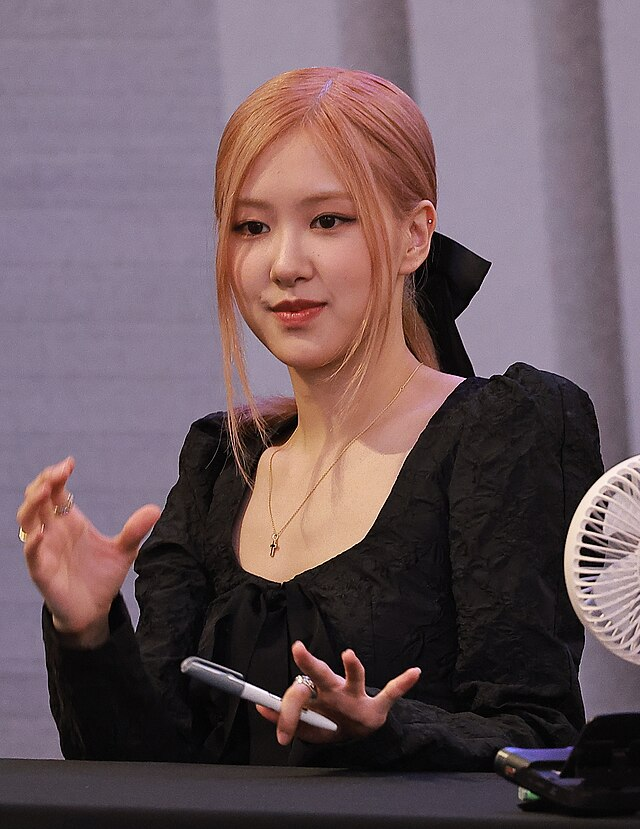
#> input picture FPC_Bai01/anh/sample.jpg, 640 x 829 px, found by its file name
$ python 5xoay_anh.py
#> lines starting #> are read from the running program, lines starting #| are printed output that depends on the picture
import cv2
import imutils

#Lệnh đọc ảnh: cv2.imread
anh_doc_tu_file = cv2.imread("anh\\sample.jpg")
#> anh_doc_tu_file is the input picture: shape (829, 640, 3); mean B, G, R 94, 88.8, 108


# Show ảnh:
cv2.imshow("Rose",anh_doc_tu_file)

#Xoay ảnh
anh_xoay = imutils.rotate(anh_doc_tu_file,90)
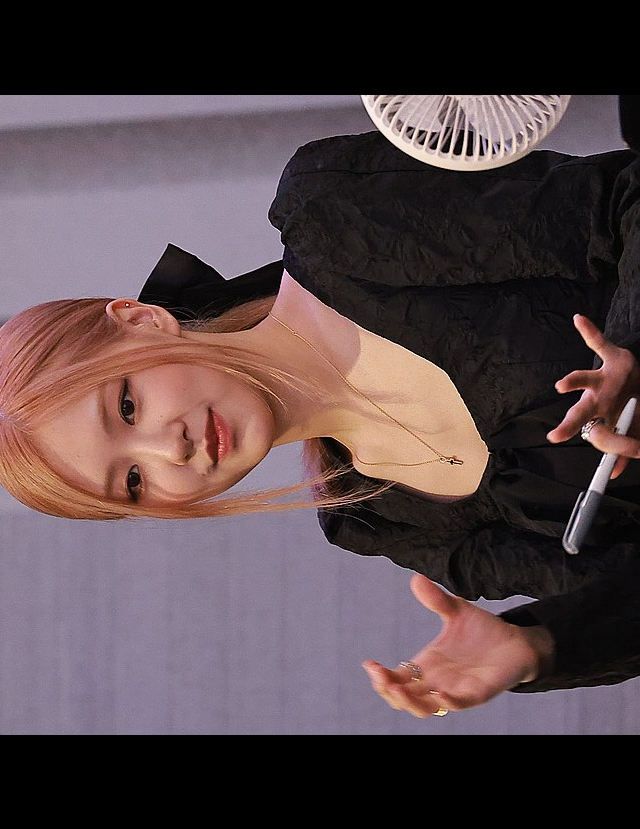
#> anh_xoay: shape (829, 640, 3); mean B, G, R 72.7, 69.9, 86.7


#Show ảnh đã xoay
cv2.imshow("Rose xoay", anh_xoay)

cv2.waitKey()
